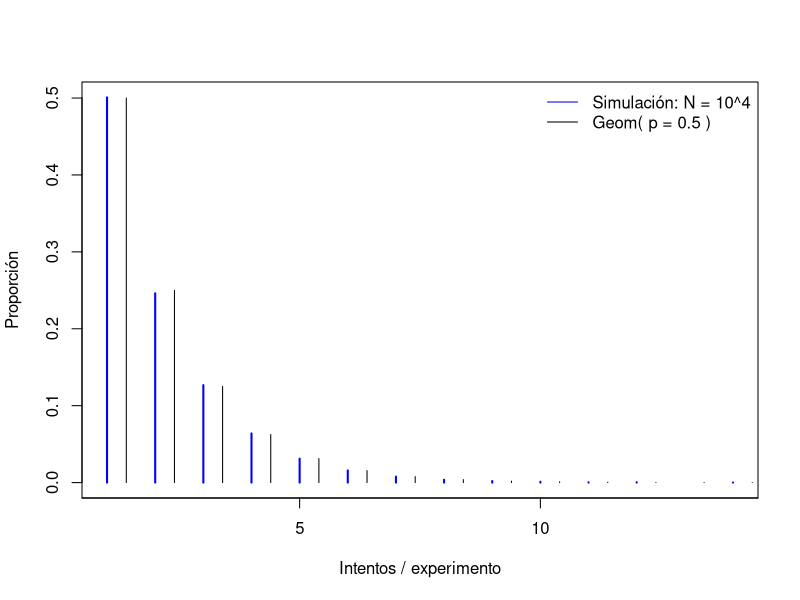
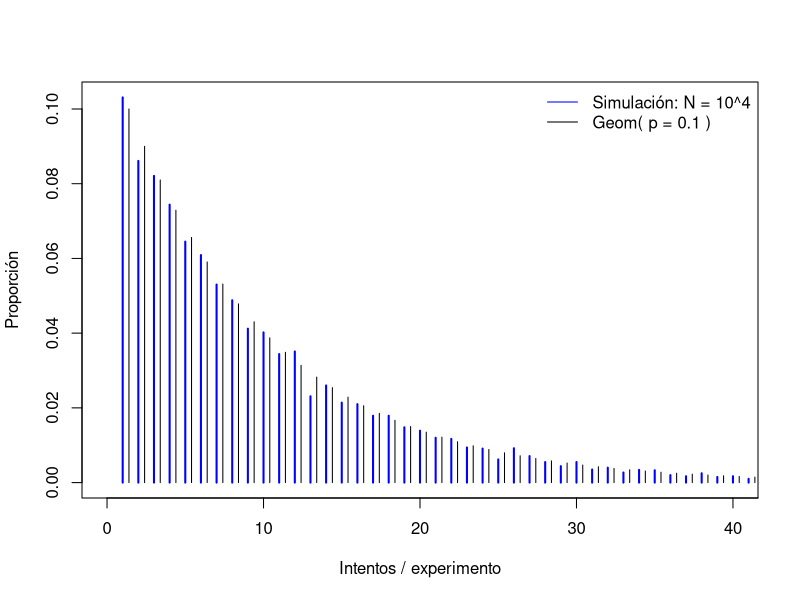
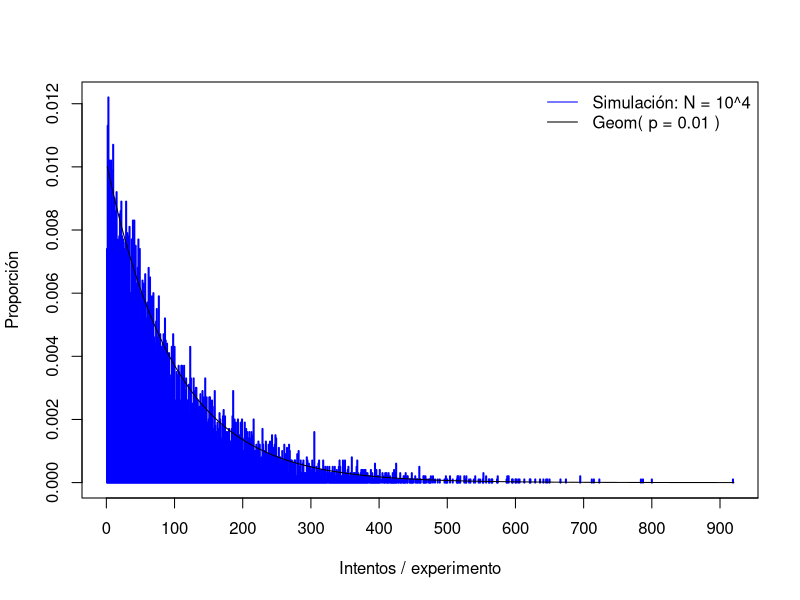

Source code (R) for these figures, in order: (Note: a time limit stopped this script after it produced the figures.)
## ---- chunk 1
lanzamiento_hasta_aguila <- function(p, N) {
    # Definimos a nuestro espacio muestral (0 y 1) donde nuestro
    # éxito será águila, con un valor de 1.
    espacio <- c(0, 1)
    aguila <- 1

    # Inicializamos el vector que guardará los números de lanzamientos
    # hasta obtener un águila en cada uno de los N experimentos
    output <- c()

    # Ciclo for que realizará los N experimentos
    for (i in c(1:N)) {
        # Inicializamos la variable "valor" que guardará el resultado de un
        # lanzamiento de moneda. Iniciamos con NULL para que entre al ciclo.
        # También se inicia el contador de intentos hasta obtener un águila.
        valor <- NULL
        contador <- 0

        # Realizamos el lanzamiento de una moneda hasta que el resultado sea
        # águila e iremos contando el número de lanzamientos hasta que esto suceda.
        while (is.null(valor) || valor != aguila) {
            valor <- sample(espacio, 1, prob = c(1 - p, p))
            contador <- contador + 1
        }

        # Guardamos el valor del contador en el vector de salida (output).
        output <- append(output, contador)

        # Imprime el progreso por cada mil iteraciones.
        # if (i %% 1000 == 0) message(sprintf("%.2f %%...", i / N * 100))
    }

    # Nos interesan la tabla de frecuencias normalizada
    # de los resultados. Así

    output <- table(output) / N
    return(output)
}
## ---- chunk 2
# Establecemos una semilla y el número de experimentos.
set.seed(13)
N <- 10^4

# Para p = 0.5
p <- 0.5
p4b1 <- lanzamiento_hasta_aguila(p, N)

# Para p = 0.1
p <- 0.1
p4b2 <- lanzamiento_hasta_aguila(p, N)

# Para p = 0.01
p <- 0.01
p4b3 <- lanzamiento_hasta_aguila(p, N)
## ---- chunk 3
p4_graficas <- function(tabla_frecuencia,
                        p,
                        nombre_grafica,
                        N, # Introducimos N como un texto para la leyenda.
                        ancho=4, alto=4, # En pulgadas, dimensiones de grafica
                        ticks_x, # Indica final y separación entre xticks
                        dist_con_linea = FALSE, # TRUE si se grafica la dist como linea,
                        limite_x = NULL
                        ){
  png(
    filename = nombre_grafica,
    units = "in",
    width = ancho,
    height = alto,
    res = 300
  )
  
  # Graficamos las frecuencias normalizadas con la variable tabla_frecuencia,
  # que es el output de la función lanzamiento_hasta_aguila.
  # Aquí también delimitamos el plot (por motivos de visualización) con xlim.
  # xaxt = "n" quita los ticks por default, que se comportaban de forma errática
  # con conjuntos de datos grandes.
  plot(tabla_frecuencia,
      type = "h",
      xlab = "Intentos / experimento", ylab = "Proporción",
      col = "blue", xaxt = "n", xlim = if (is.null(limite_x)) NULL else c(0,limite_x)
  )
  
  # Si el argumento dist_con_linea es TRUE, se grafica a la distribución
  # geometrica como una línea continua, en lugar de barra.
  tipo <- if (dist_con_linea) "l" else "h"
  
  # Se grafica la función de masa de la distribución geométrica correspondiente.
  # Se grafica del 0 hasta el valor máximo obtenido en los experimentos, se 
  # desplaza un poco su posición x para motivos de visualización.
  lines(y = dgeom(0:max(as.integer(names(tabla_frecuencia))), prob = p),
    x = c(1:(max(as.integer(names(tabla_frecuencia)))+1))+0.4, # Se recorre 1 por cómo está definido dgeom.
    type = tipo,
    col = "#000000", lty = 1
  )
  
  # Si se especifican los ticks en x, se muestran
  if (!is.null(ticks_x)) axis(side = 1, at = seq(from = 0,
                                                 to = ticks_x[1],
                                                 by = ticks_x[2]))
  
  # Añadimos leyendas que indican cada gráfica.
  legend(x = "topright", legend = c(paste("Simulación: N =",N),paste("Geom( p =",p,")")),
         bty = "n", lty = 1:1, col = c("blue","black"))
  
  dev.off()
}
## ---- chunk 4

# Gráfica para p = 0.5 y N = 10^4
p4_graficas(tabla_frecuencia = p4b1, p = 0.5, N = "10^4",
            nombre_grafica = "P4b1.png", ticks_x = c(50,5))


# Gráfica para p = 0.5 y N = 10^4
p4_graficas(tabla_frecuencia = p4b2, p = 0.1, N = "10^4",
            nombre_grafica = "P4b2.png", ticks_x = c(100,10),
            limite_x = 40)


# Gráfica para p = 0.5 y N = 10^4
p4_graficas(tabla_frecuencia = p4b3, p = 0.01, N = "10^4",
            nombre_grafica = "P4b3.png", ticks_x = c(1000,100),
            dist_con_linea = TRUE, ancho = 5)

## ---- chunk 5
# Establecemos una semilla y el número de experimentos.
set.seed(13)
N <- 10^6

# Para p = 0.5
p <- 0.5
p4c1 <- lanzamiento_hasta_aguila(p, N)

# Para p = 0.1
p <- 0.1
p4c2 <- lanzamiento_hasta_aguila(p, N)

# Para p = 0.01
p <- 0.01
p4c3 <- lanzamiento_hasta_aguila(p, N)
## ---- chunk 6
# Gráfica para p = 0.5 y N = 10^6
p4_graficas(tabla_frecuencia = p4c1, p = 0.5, N = "10^6",
            nombre_grafica = "P4c1.png", ticks_x = c(50,5))


# Gráfica para p = 0.5 y N = 10^6
p4_graficas(tabla_frecuencia = p4c2, p = 0.1, N = "10^6",
            nombre_grafica = "P4c2.png", ticks_x = c(100,10),
            limite_x = 40)


# Gráfica para p = 0.5 y N = 10^6
p4_graficas(tabla_frecuencia = p4c3, p = 0.01, N = "10^6",
            nombre_grafica = "P4c3.png", ticks_x = c(1000,100),
            dist_con_linea = TRUE, ancho = 5)

## ---- chunk 7
# Después de la lección sobre vectorización en R las cosas son más sencillas.

# Para p = 0.5
media_1 <- sum(as.integer(names(p4c1)) * p4c1)
stdev_1 <- sqrt(sum(as.integer(names(p4c1))**2 * p4c1) - media_1**2)

error_media_1 <- (2 - media_1) / 2 * 100
error_stdev_1 <- (sqrt(2) - stdev_1) / sqrt(2) * 100


# Para p = 0.1

media_2 <- sum(as.integer(names(p4c2)) * p4c2)
stdev_2 <- sqrt(sum(as.integer(names(p4c2))**2 * p4c2) - media_2**2)

error_media_2 <- (10 - media_2) / 10 * 100
error_stdev_2 <- (sqrt(90) - stdev_2) / sqrt(90) * 100

# Para p = 0.01

media_3 <- sum(as.integer(names(p4c3)) * p4c3)
stdev_3 <- sqrt(sum(as.integer(names(p4c3))**2 * p4c3) - media_3**2)

error_media_3 <- (100 - media_3) / 100 * 100
error_stdev_3 <- (sqrt(9900) - stdev_3) / sqrt(9900) * 100
